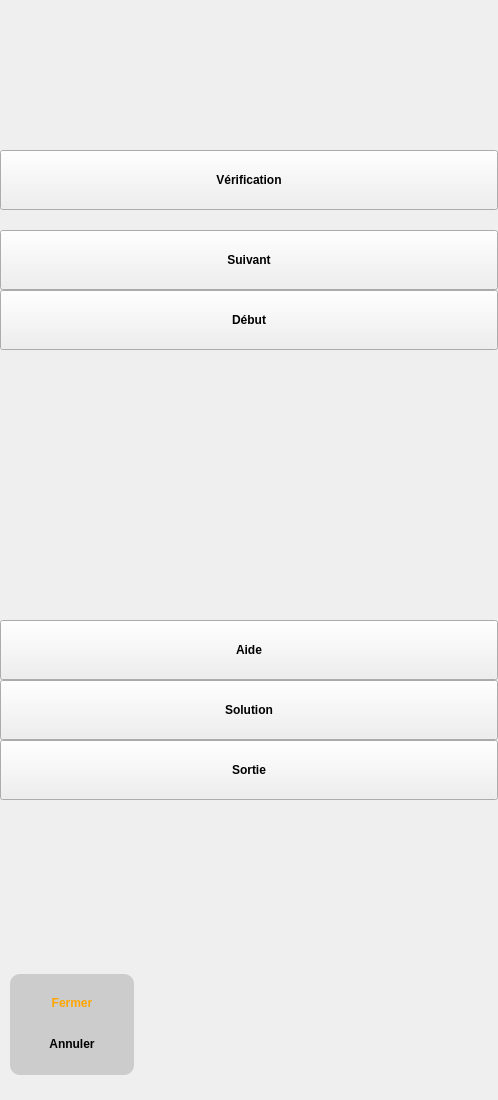
<?xml version="1.0" encoding="UTF-8"?>
<ui version="4.0">
 <class>AbulEduExerciceWidgetTelecommandeV1</class>
 <widget class="QWidget" name="AbulEduExerciceWidgetTelecommandeV1">
  <property name="geometry">
   <rect>
    <x>0</x>
    <y>0</y>
    <width>498</width>
    <height>1100</height>
   </rect>
  </property>
  <property name="windowTitle">
   <string>Form</string>
  </property>
  <property name="styleSheet">
   <string notr="true"/>
  </property>
  <widget class="QFrame" name="framePopupQuitter">
   <property name="geometry">
    <rect>
     <x>10</x>
     <y>974</y>
     <width>124</width>
     <height>101</height>
    </rect>
   </property>
   <property name="styleSheet">
    <string notr="true">background-color: #cccccc;
border-top-left-radius: 10px;
border-top-right-radius: 10px;
border-bottom-left-radius: 10px;
border-bottom-right-radius: 10px;</string>
   </property>
   <property name="frameShape">
    <enum>QFrame::StyledPanel</enum>
   </property>
   <property name="frameShadow">
    <enum>QFrame::Raised</enum>
   </property>
   <layout class="QGridLayout" name="gridLayout_4">
    <item row="0" column="0">
     <widget class="AbulEduFlatBoutonV1" name="btnQuitterRetourMenuPrincipal">
      <property name="minimumSize">
       <size>
        <width>100</width>
        <height>30</height>
       </size>
      </property>
      <property name="maximumSize">
       <size>
        <width>100</width>
        <height>30</height>
       </size>
      </property>
      <property name="font">
       <font>
        <weight>75</weight>
        <bold>true</bold>
       </font>
      </property>
      <property name="styleSheet">
       <string notr="true">color: orange;</string>
      </property>
      <property name="text">
       <string>Fermer</string>
      </property>
      <property name="CouleurTexteSurvol" stdset="0">
       <color>
        <red>0</red>
        <green>0</green>
        <blue>255</blue>
       </color>
      </property>
      <property name="CouleurTexteNormale" stdset="0">
       <color>
        <red>255</red>
        <green>165</green>
        <blue>0</blue>
       </color>
      </property>
     </widget>
    </item>
    <item row="1" column="0">
     <widget class="AbulEduFlatBoutonV1" name="btnQuitterAnnuler">
      <property name="minimumSize">
       <size>
        <width>100</width>
        <height>30</height>
       </size>
      </property>
      <property name="maximumSize">
       <size>
        <width>100</width>
        <height>30</height>
       </size>
      </property>
      <property name="font">
       <font>
        <weight>75</weight>
        <bold>true</bold>
       </font>
      </property>
      <property name="text">
       <string>Annuler</string>
      </property>
      <property name="CouleurTexteSurvol" stdset="0">
       <color>
        <red>0</red>
        <green>0</green>
        <blue>255</blue>
       </color>
      </property>
     </widget>
    </item>
   </layout>
  </widget>
  <widget class="QLabel" name="lbImageFond">
   <property name="geometry">
    <rect>
     <x>0</x>
     <y>0</y>
     <width>498</width>
     <height>1100</height>
    </rect>
   </property>
   <property name="text">
    <string/>
   </property>
  </widget>
  <widget class="AbulEduFlatBoutonV1" name="btnVerifier">
   <property name="geometry">
    <rect>
     <x>0</x>
     <y>150</y>
     <width>498</width>
     <height>60</height>
    </rect>
   </property>
   <property name="font">
    <font>
     <weight>75</weight>
     <bold>true</bold>
    </font>
   </property>
   <property name="acceptDrops">
    <bool>true</bool>
   </property>
   <property name="styleSheet">
    <string notr="true"/>
   </property>
   <property name="text">
    <string>Vérification</string>
   </property>
  </widget>
  <widget class="QLabel" name="lblNiveauEnCours">
   <property name="geometry">
    <rect>
     <x>0</x>
     <y>50</y>
     <width>498</width>
     <height>100</height>
    </rect>
   </property>
   <property name="frameShape">
    <enum>QFrame::NoFrame</enum>
   </property>
   <property name="text">
    <string/>
   </property>
   <property name="scaledContents">
    <bool>false</bool>
   </property>
  </widget>
  <widget class="AbulEduFlatBoutonV1" name="btnQuitter">
   <property name="geometry">
    <rect>
     <x>0</x>
     <y>740</y>
     <width>498</width>
     <height>60</height>
    </rect>
   </property>
   <property name="minimumSize">
    <size>
     <width>0</width>
     <height>0</height>
    </size>
   </property>
   <property name="font">
    <font>
     <weight>75</weight>
     <bold>true</bold>
    </font>
   </property>
   <property name="text">
    <string>Sortie</string>
   </property>
   <property name="iconSize">
    <size>
     <width>60</width>
     <height>60</height>
    </size>
   </property>
  </widget>
  <widget class="AbulEduFlatBoutonV1" name="btnAide">
   <property name="geometry">
    <rect>
     <x>0</x>
     <y>620</y>
     <width>498</width>
     <height>60</height>
    </rect>
   </property>
   <property name="minimumSize">
    <size>
     <width>0</width>
     <height>0</height>
    </size>
   </property>
   <property name="font">
    <font>
     <weight>75</weight>
     <bold>true</bold>
    </font>
   </property>
   <property name="mouseTracking">
    <bool>true</bool>
   </property>
   <property name="text">
    <string>Aide</string>
   </property>
   <property name="iconSize">
    <size>
     <width>60</width>
     <height>60</height>
    </size>
   </property>
  </widget>
  <widget class="AbulEduFlatBoutonV1" name="btnRefaire">
   <property name="geometry">
    <rect>
     <x>0</x>
     <y>290</y>
     <width>498</width>
     <height>60</height>
    </rect>
   </property>
   <property name="font">
    <font>
     <weight>75</weight>
     <bold>true</bold>
    </font>
   </property>
   <property name="text">
    <string>Début</string>
   </property>
   <property name="iconSize">
    <size>
     <width>60</width>
     <height>60</height>
    </size>
   </property>
  </widget>
  <widget class="AbulEduFlatBoutonV1" name="btnSuivant">
   <property name="geometry">
    <rect>
     <x>0</x>
     <y>230</y>
     <width>498</width>
     <height>60</height>
    </rect>
   </property>
   <property name="font">
    <font>
     <weight>75</weight>
     <bold>true</bold>
    </font>
   </property>
   <property name="text">
    <string>Suivant</string>
   </property>
   <property name="iconSize">
    <size>
     <width>60</width>
     <height>60</height>
    </size>
   </property>
  </widget>
  <widget class="AbulEduFlatBoutonV1" name="btnCorriger">
   <property name="geometry">
    <rect>
     <x>0</x>
     <y>680</y>
     <width>498</width>
     <height>60</height>
    </rect>
   </property>
   <property name="font">
    <font>
     <weight>75</weight>
     <bold>true</bold>
    </font>
   </property>
   <property name="text">
    <string>Solution</string>
   </property>
   <property name="iconSize">
    <size>
     <width>60</width>
     <height>60</height>
    </size>
   </property>
  </widget>
  <widget class="QLabel" name="lblImageTop">
   <property name="geometry">
    <rect>
     <x>0</x>
     <y>0</y>
     <width>498</width>
     <height>50</height>
    </rect>
   </property>
   <property name="text">
    <string/>
   </property>
  </widget>
  <widget class="QLabel" name="lblCustom1">
   <property name="geometry">
    <rect>
     <x>150</x>
     <y>890</y>
     <width>120</width>
     <height>80</height>
    </rect>
   </property>
   <property name="text">
    <string/>
   </property>
  </widget>
  <widget class="QLabel" name="lblCustom2">
   <property name="geometry">
    <rect>
     <x>310</x>
     <y>890</y>
     <width>120</width>
     <height>80</height>
    </rect>
   </property>
   <property name="text">
    <string/>
   </property>
  </widget>
 </widget>
 <customwidgets>
  <customwidget>
   <class>AbulEduFlatBoutonV1</class>
   <extends>QPushButton</extends>
   <header>abuleduflatboutonv1.h</header>
  </customwidget>
 </customwidgets>
 <resources/>
 <connections/>
</ui>
